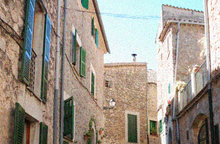
%> input picture NLM_RGB/NLM_RGB/alleyNoisy_sigma20.png, 220 x 144 px, shrunk from 439 x 288 before the run
$ octave basicSection.m   (GNU Octave 9; MATLAB toolbox functions it lacks are replaced by stand-ins)
%> lines starting %> are read from the running program, lines starting %| are printed output that depends on the picture; long printed decimals are rounded
### NLM_RGB/NLM_RGB/computeIntegralImage.m
% input: image -- original image
% output: ii -- computed intergral image
function [ii] = computeIntegralImage(image)
    image=double(image);
    ii= cumsum(cumsum(image,1),2);
% [20 lines of commented-out code are left out]
end

### NLM_RGB/NLM_RGB/templateMatchingNaive.m
function [offsetsRows, offsetsCols, distances] = templateMatchingNaive(image, row, col, patchSize, searchWindowSize)
% This function should for each possible offset in the search window
% centred at the current row and col, save a value for the offsets and
% patch distances, e.g. for the offset (-1,-1)
% offsetsRows(1) = -1;
% offsetsCols(1) = -1;
% distances(1) = 0.125;

% The distance is simply the SSD over patches of size patchSize between the
% 'template' patch centred at row and col and a patch shifted by the
% current offset

%REPLACE THIS

    dImg=double(image);

    offsetsRows=zeros(searchWindowSize*searchWindowSize,1);
    offsetsCols=zeros(searchWindowSize*searchWindowSize,1);
    distances=zeros(searchWindowSize*searchWindowSize,1);

    %pad image
    windowR=floor(searchWindowSize/2);
    patchR=floor(patchSize/2);
    maxExtendSize=windowR+patchR;           % when input (row, col) = (1, 1)
    extendSize=0;
    if row<maxExtendSize || col<maxExtendSize     % if the patch matching within the window overflow the given image, pad new boundary
        extendSize=max(maxExtendSize-row+1, maxExtendSize-col+1);
        extendImg=padarray(dImg, [extendSize,extendSize],'symmetric');
    else
        extendImg=dImg;
    end
    movedRow=row+extendSize;     % new location for given point after padding
    movedCol=col+extendSize;

    %check each offset
    counter=0;
    for offsetRow=-windowR:windowR
        for offsetCol=-windowR:windowR
            counter=counter+1;
            offsetsRows(counter)=offsetRow;
            offsetsCols(counter)=offsetCol;
            % find corresponded patch and compute SSD
            ssd=0;
            for patchRow=-patchR:patchR
                for patchCol=-patchR:patchR
                    diff = extendImg(movedRow + patchRow, movedCol + patchCol,:)-extendImg(movedRow + offsetRow + patchRow, movedCol + offsetCol + patchCol,:);
                    ssd=ssd+diff.*diff;      % ssd: double(1,3)
                end
            end
            distances(counter)=sum(ssd)/3;    % get average distance
        end
    end
end

### NLM_RGB/NLM_RGB/templateMatchingIntegralImage.m
function [offsetsRows, offsetsCols, distances] = templateMatchingIntegralImage(image,row,col,patchSize,searchWindowSize)
% This function should for each possible offset in the search window
% centred at the current row and col, save a value for the offsets and
% patch distances, e.g. for the offset (-1,-1)
% offsetsX(1) = -1;
% offsetsY(1) = -1;
% distances(1) = 0.125;

% The distance is simply the SSD over patches of size patchSize between the
% 'template' patch centred at row and col and a patch shifted by the
% current offset

% This time, use the integral image method!
% NOTE: Use the 'computeIntegralImage' function developed earlier to
% calculate your integral images
% NOTE: Use the 'evaluateIntegralImage' function to calculate patch sums

%REPLACE THIS

    dImg=double(image);
    [rowNum, colNum]=size(dImg);
    offsetsRows=zeros(searchWindowSize*searchWindowSize,1);
    offsetsCols=zeros(searchWindowSize*searchWindowSize,1);
    distances=zeros(searchWindowSize*searchWindowSize,1);
    %pad image
    windowR=floor(searchWindowSize/2);
    patchR=floor(patchSize/2);
    maxExtendSize=windowR+patchR;
    extendSize=0;

    if row<maxExtendSize || col<maxExtendSize
        extendSize=max(maxExtendSize-row+1, maxExtendSize-col+1);
        extendImg=padarray(dImg, [extendSize,extendSize],'symmetric');
    else
        extendImg=dImg;
    end

    movedRow=row+extendSize;
    movedCol=col+extendSize;

    counter=0;
    for offsetRow=-windowR:windowR
        for offsetCol=-windowR:windowR
            counter=counter+1;
            offsetsRows(counter)=offsetRow;
            offsetsCols(counter)=offsetCol;
            movedImg=imtranslate(extendImg,[-offsetCol,-offsetRow]);   % translate the whole image with current offsets

            diffImg=(extendImg-movedImg).^2;
            diffIntegral=computeIntegralImage(diffImg);    % compute difference integral image with specific row and column offsets
            distances(counter)=evaluateIntegralImage(diffIntegral,movedRow,movedCol,patchSize);   % get average disstance
        end
    end
end

### NLM_RGB/NLM_RGB/basicSection.m
%% Some parameters to set - make sure that your code works at image borders!

% Row and column of the pixel for which we wish to find all similar patches
% NOTE: For this section, we pick only one patch
row = 1;
col = 2;

% Patchsize - make sure your code works for different values
patchSize = 3;

% Search window size - make sure your code works for different values
searchWindowSize = 7;


%% Implementation of work required in your basic section-------------------

% TODO - Load Image
% image = zeros(100, 100);
image = imread('alleyNoisy_sigma20.png');
%> image is the input picture: size 144x220x3 uint8; mean R, G, B 158.2, 149.1, 138
%tic
% TODO - Fill out this function
image_ii = computeIntegralImage(image);
%> in computeIntegralImage, `ii= cumsum(cumsum(image,1),2);`:
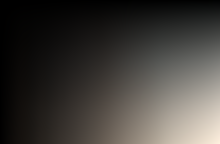
%> ii: size 144x220x3 double; mean R, G, B 1262766.3, 1203807.6, 1126920.1; drawn with min black and max white
%toc
% TODO - Display the normalised Integral Image
normal_den=image_ii(size(image_ii,1),size(image_ii,2),size(image_ii,3));
%> normal_den = 4371361
normal_ii = double(image_ii./normal_den);


% % NOTE: This is for display only, not for template matching yet!
 figure('name', 'Normalised Integral Image');
 imshow(normal_ii);

% TODO - Template matching for naive SSD (i.e. just loop and sum)
tic
[offsetsRows_naive, offsetsCols_naive, distances_naive] = templateMatchingNaive(image, row, col, patchSize, searchWindowSize);
%> in templateMatchingNaive, `extendImg=padarray(dImg, [extendSize,extendSize],'symmetric');`:
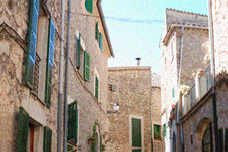
%> extendImg: size 152x228x3 double; mean R, G, B 157.5, 148.5, 137.4
%> after the loop in templateMatchingNaive, `for offsetRow=-windowR:windowR`: counter = 49; distances = 49 values, max 35827 at index 28, min 0 at index 25, mean 8437.5; offsetsCols = 49 values, max 3 at index 7, min -3 at index 1, mean 0; offsetsRows = 49 values from -3 to 3
%> offsetsRows_naive = 49 values from -3 to 3; offsetsCols_naive has the same summary as offsetsCols in templateMatchingNaive; distances_naive has the same summary as distances in templateMatchingNaive
toc
tic
% TODO - Template matching using integral images
[offsetsRows_ii, offsetsCols_ii, distances_ii] = templateMatchingIntegralImage(image, row, col, patchSize, searchWindowSize);
%> offsetsRows_ii = 49 values from -3 to 3; offsetsCols_ii has the same summary as offsetsCols in templateMatchingNaive; distances_ii has the same summary as distances in templateMatchingNaive
toc
%% Let's print out your results--------------------------------------------

% NOTE: Your results for the naive and the integral image method should be
% the same!
for i=1:length(offsetsRows_naive)
    disp(['offset rows: ', num2str(offsetsRows_naive(i)), '; offset cols: ',...
        num2str(offsetsCols_naive(i)), '; Naive Distance = ', num2str(distances_naive(i),10),...
        '; Integral Im Distance = ', num2str(distances_ii(i),10)]);
end
%> this loop made 49 passes
%| offset rows: -3; offset cols: -3; Naive Distance = 2640; Integral Im Distance = 2640
%| offset rows: -3; offset cols: -2; Naive Distance = 3462.667; Integral Im Distance = 3462.667
%| offset rows: -3; offset cols: -1; Naive Distance = 3076; Integral Im Distance = 3076
%| offset rows: -3; offset cols: 0; Naive Distance = 3240; Integral Im Distance = 3240
%| offset rows: -3; offset cols: 1; Naive Distance = 3715.667; Integral Im Distance = 3715.667
%| offset rows: -3; offset cols: 2; Naive Distance = 6088.667; Integral Im Distance = 6088.667
%| offset rows: -3; offset cols: 3; Naive Distance = 24658.667; Integral Im Distance = 24658.667
%| offset rows: -2; offset cols: -3; Naive Distance = 5999; Integral Im Distance = 5999
%> (further printed lines are left out)

$ run again, with NLM_RGB/NLM_RGB/townNoisy_sigma5.png copied over NLM_RGB/NLM_RGB/alleyNoisy_sigma20.png
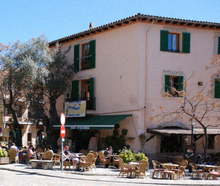
%> input picture NLM_RGB/NLM_RGB/townNoisy_sigma5.png, 220 x 186 px, shrunk from 368 x 311 before the run
%> image is the input picture: size 186x220x3 uint8; mean R, G, B 120.3, 119.5, 124.7
%> image: size 186x220x3 double
%> in computeIntegralImage, `ii= cumsum(cumsum(image,1),2);`:
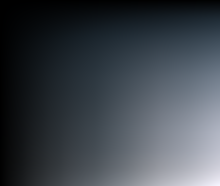
%> ii: size 186x220x3 double; mean R, G, B 1235444.7, 1364568.5, 1505268.9; drawn with min black and max white
%> normal_den = 5101804
%> in templateMatchingNaive, `extendImg=padarray(dImg, [extendSize,extendSize],'symmetric');`:
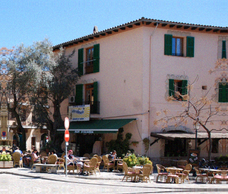
%> extendImg: size 194x228x3 double; mean R, G, B 123.1, 123.5, 129.5
%> after the loop in templateMatchingNaive, `for offsetRow=-windowR:windowR`: counter = 49; distances = 49 values, max 146 at index 47, min 0 at index 25, mean 76.19; offsetsCols = 49 values, max 3 at index 7, min -3 at index 1, mean 0; offsetsRows = 49 values from -3 to 3
%> offsetsCols_naive has the same summary as offsetsCols in templateMatchingNaive; distances_naive has the same summary as distances in templateMatchingNaive
%> offsetsCols_ii has the same summary as offsetsCols in templateMatchingNaive; distances_ii has the same summary as distances in templateMatchingNaive
%> the loop `for i=1:length(offsetsRows_naive)` made 49 passes
%| offset rows: -3; offset cols: -3; Naive Distance = 69.333; Integral Im Distance = 69.333
%| offset rows: -3; offset cols: -2; Naive Distance = 52; Integral Im Distance = 52
%| offset rows: -3; offset cols: -1; Naive Distance = 47.333; Integral Im Distance = 47.333
%| offset rows: -3; offset cols: 0; Naive Distance = 59.333; Integral Im Distance = 59.333
%| offset rows: -3; offset cols: 1; Naive Distance = 99.333; Integral Im Distance = 99.333
%> (further printed lines are left out)
